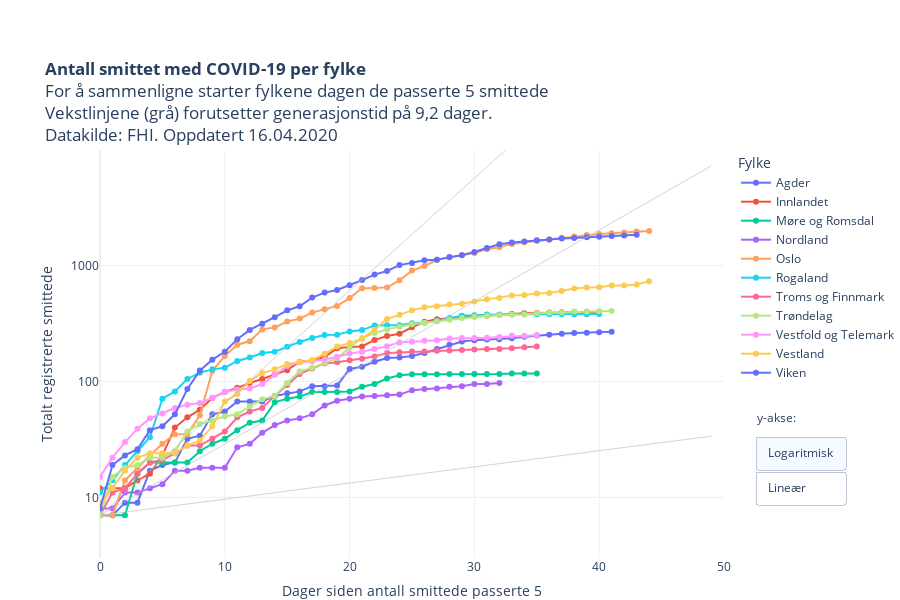

The cell this chart's notebook holds for it:
### Code cell
import plotly.graph_objects as go

kategori = [i for i in restart["Fylke"].unique()]
kategori.sort()

fig = px.scatter(restart, 
                 x="level_1", 
                 y="value", 
                 color="Fylke",
                 hover_name="Fylke",
                 hover_data=["RHF", "variable", "value"],
                 #animation_frame="variable",
                 #animation_group="RHF",
                 log_y=True,
                 height=600,
                 #category_orders={"Fylke": kategori}, 
                 #color_discrete_sequence=colorlist,
                 template = "plotly_white",
                 range_y=[3,9900],
                 range_x=[0,50],
                 title = "<b>Antall smittet med COVID-19 per fylke</b><br>For å sammenligne starter fylkene dagen de passerte 5 smittede<br>Vekstlinjene (grå) forutsetter generasjonstid på 9,2 dager.<br>Datakilde: FHI. Oppdatert "+datetime.today().strftime('%d.%m.%Y'),
                 labels = {"level_1": "Dager siden antall smittede passerte 5", "variable": "Dato", "value": "Totalt registrerte smittede"}    
                )


fig.update_traces(mode="markers+lines")


fig.add_trace(go.Scatter(x=np.arange(50), 
                        y=np.fv(((1.3-1)/9.2),np.arange(50),0,-7, when="begin"), 
                        mode='lines',
                        name="R<sub>t</sub>=1,3",
                        hoverinfo="name",
                        showlegend=False,
                        line=dict(
                            color="rgba(192,192,192,0.7)",
                            width=1
                               )))

fig.add_trace(go.Scatter(x=np.arange(50), 
                        y=np.fv(((2.4-1)/9.2),np.arange(50),0,-7, when="begin"), 
                        mode='lines',
                        name="R<sub>t</sub>=2,4",
                        hoverinfo="name",
                        showlegend=False,
                        line=dict(
                            color="rgba(192,192,192,0.7)",
                            width=1
                               )))

fig.add_trace(go.Scatter(x=np.arange(50), 
                        y=np.fv(((3.3-1)/9.2),np.arange(40),0,-7, when="begin"), 
                        mode='lines',
                        name="R<sub>t</sub>=3,3",
                        showlegend=False,
                        hoverinfo="name",
                        line=dict(
                            color="rgba(192,192,192,0.7)",
                            width=1
                               )))

    
fig.update_layout(
    updatemenus = list([
    dict(type="buttons", 
         #direction="left", 
         active=0,
         buttons=list([
            dict(label='Logaritmisk',
                 method='update',
                 args=[{'visible': [True]},
                       {'yaxis': {'type': 'log',
                                  "title": "Totalt registrerte smittede (log)",
                                  #"range":[0,9900],
                                  "nticks":4}}]),
            dict(label='Lineær',
                 method='update',
                 args=[{'visible': [True]},
                       {'yaxis': {'type': 'linear',
                                  "title": "Totalt registrerte smittede",
                                  "range":[0,2000]}}])
            ]),
            showactive=True,
            x=1.05,
            xanchor="left",
            y=0.3,
            yanchor="top"
        )
    ]))


fig.update_yaxes(nticks=4)

fig.update_layout(autosize=True,
    margin=dict(l=100, r=100, t=150, b=0),
    paper_bgcolor='rgba(0, 0, 0, 0)',
    annotations=[dict(text="y-akse:", showarrow=False, x=1.05, xanchor="left", yanchor="top", y=0.37, yref="paper", xref="paper", align="left")]),
    #plot_bgcolor='rgb(248, 248, 255),'
    

py.plot(fig, filename='COVID19_antall_per_fylke.html', auto_open=False)
fig.show()

### Figure 1 — Plotly figure (JSON) as saved in the notebook; plotly's stock layout.template omitted (floating-point values rounded to 4 significant figures; data arrays with more than 128 entries replaced by an {"elided": "..."} marker saying what was removed)
{"data": [{"customdata": [["Helse Sør-Øst", "05 Mar", 7], ["Helse Sør-Øst", "06 Mar", 7], ["Helse Sør-Øst", "07 Mar", 9], ["Helse Sør-Øst", "08 Mar", 9], ["Helse Sør-Øst", "09 Mar", 17], ["Helse Sør-Øst", "10 Mar", 19], ["Helse Sør-Øst", "11 Mar", 20], ["Helse Sør-Øst", "12 Mar", 32], ["Helse Sør-Øst", "13 Mar", 34], ["Helse Sør-Øst", "14 Mar", 52], ["Helse Sør-Øst", "15 Mar", 55], ["Helse Sør-Øst", "16 Mar", 67], ["Helse Sør-Øst", "17 Mar", 67], ["Helse Sør-Øst", "18 Mar", 67], ["Helse Sør-Øst", "19 Mar", 75], ["Helse Sør-Øst", "20 Mar", 79], ["Helse Sør-Øst", "21 Mar", 82], ["Helse Sør-Øst", "22 Mar", 91], ["Helse Sør-Øst", "23 Mar", 91], ["Helse Sør-Øst", "24 Mar", 92], ["Helse Sør-Øst", "25 Mar", 128], ["Helse Sør-Øst", "26 Mar", 134], ["Helse Sør-Øst", "27 Mar", 148], ["Helse Sør-Øst", "28 Mar", 159], ["Helse Sør-Øst", "29 Mar", 161], ["Helse Sør-Øst", "30 Mar", 166], ["Helse Sør-Øst", "31 Mar", 176], ["Helse Sør-Øst", "01 Apr", 190], ["Helse Sør-Øst", "02 Apr", 207], ["Helse Sør-Øst", "03 Apr", 221], ["Helse Sør-Øst", "04 Apr", 227], ["Helse Sør-Øst", "05 Apr", 230], ["Helse Sør-Øst", "06 Apr", 231], ["Helse Sør-Øst", "07 Apr", 236], ["Helse Sør-Øst", "08 Apr", 243], ["Helse Sør-Øst", "09 Apr", 249], ["Helse Sør-Øst", "10 Apr", 253], ["Helse Sør-Øst", "11 Apr", 258], ["Helse Sør-Øst", "12 Apr", 261], ["Helse Sør-Øst", "13 Apr", 263], ["Helse Sør-Øst", "14 Apr", 266], ["Helse Sør-Øst", "15 Apr", 268]], "hoverlabel": {"namelength": 0}, "hovertemplate": "<b>%{hovertext}</b><br><br>Fylke=Agder<br>Dager siden antall smittede passerte 5=%{x}<br>Totalt registrerte smittede=%{customdata[2]}<br>RHF=%{customdata[0]}<br>Dato=%{customdata[1]}", "hovertext": ["Agder", "Agder", "Agder", "Agder", "Agder", "Agder", "Agder", "Agder", "Agder", "Agder", "Agder", "Agder", "Agder", "Agder", "Agder", "Agder", "Agder", "Agder", "Agder", "Agder", "Agder", "Agder", "Agder", "Agder", "Agder", "Agder", "Agder", "Agder", "Agder", "Agder", "Agder", "Agder", "Agder", "Agder", "Agder", "Agder", "Agder", "Agder", "Agder", "Agder", "Agder", "Agder"], "legendgroup": "Agder", "marker": {"color": "#636efa", "symbol": "circle"}, "mode": "markers+lines", "name": "Agder", "showlegend": true, "type": "scatter", "x": [0, 1, 2, 3, 4, 5, 6, 7, 8, 9, 10, 11, 12, 13, 14, 15, 16, 17, 18, 19, 20, 21, 22, 23, 24, 25, 26, 27, 28, 29, 30, 31, 32, 33, 34, 35, 36, 37, 38, 39, 40, 41], "xaxis": "x", "y": [7, 7, 9, 9, 17, 19, 20, 32, 34, 52, 55, 67, 67, 67, 75, 79, 82, 91, 91, 92, 128, 134, 148, 159, 161, 166, 176, 190, 207, 221, 227, 230, 231, 236, 243, 249, 253, 258, 261, 263, 266, 268], "yaxis": "y"}, {"customdata": [["Helse Sør-Øst", "06 Mar", 12], ["Helse Sør-Øst", "07 Mar", 12], ["Helse Sør-Øst", "08 Mar", 12], ["Helse Sør-Øst", "09 Mar", 14], ["Helse Sør-Øst", "10 Mar", 16], ["Helse Sør-Øst", "11 Mar", 23], ["Helse Sør-Øst", "12 Mar", 40], ["Helse Sør-Øst", "13 Mar", 49], ["Helse Sør-Øst", "14 Mar", 57], ["Helse Sør-Øst", "15 Mar", 72], ["Helse Sør-Øst", "16 Mar", 81], ["Helse Sør-Øst", "17 Mar", 88], ["Helse Sør-Øst", "18 Mar", 97], ["Helse Sør-Øst", "19 Mar", 105], ["Helse Sør-Øst", "20 Mar", 115], ["Helse Sør-Øst", "21 Mar", 125], ["Helse Sør-Øst", "22 Mar", 148], ["Helse Sør-Øst", "23 Mar", 151], ["Helse Sør-Øst", "24 Mar", 163], ["Helse Sør-Øst", "25 Mar", 193], ["Helse Sør-Øst", "26 Mar", 198], ["Helse Sør-Øst", "27 Mar", 200], ["Helse Sør-Øst", "28 Mar", 228], ["Helse Sør-Øst", "29 Mar", 246], ["Helse Sør-Øst", "30 Mar", 258], ["Helse Sør-Øst", "31 Mar", 293], ["Helse Sør-Øst", "01 Apr", 327], ["Helse Sør-Øst", "02 Apr", 344], ["Helse Sør-Øst", "03 Apr", 350], ["Helse Sør-Øst", "04 Apr", 360], ["Helse Sør-Øst", "05 Apr", 362], ["Helse Sør-Øst", "06 Apr", 369], ["Helse Sør-Øst", "07 Apr", 373], ["Helse Sør-Øst", "08 Apr", 381], ["Helse Sør-Øst", "09 Apr", 387], ["Helse Sør-Øst", "10 Apr", 389], ["Helse Sør-Øst", "11 Apr", 392], ["Helse Sør-Øst", "12 Apr", 395], ["Helse Sør-Øst", "13 Apr", 396], ["Helse Sør-Øst", "14 Apr", 398], ["Helse Sør-Øst", "15 Apr", 399]], "hoverlabel": {"namelength": 0}, "hovertemplate": "<b>%{hovertext}</b><br><br>Fylke=Innlandet<br>Dager siden antall smittede passerte 5=%{x}<br>Totalt registrerte smittede=%{customdata[2]}<br>RHF=%{customdata[0]}<br>Dato=%{customdata[1]}", "hovertext": ["Innlandet", "Innlandet", "Innlandet", "Innlandet", "Innlandet", "Innlandet", "Innlandet", "Innlandet", "Innlandet", "Innlandet", "Innlandet", "Innlandet", "Innlandet", "Innlandet", "Innlandet", "Innlandet", "Innlandet", "Innlandet", "Innlandet", "Innlandet", "Innlandet", "Innlandet", "Innlandet", "Innlandet", "Innlandet", "Innlandet", "Innlandet", "Innlandet", "Innlandet", "Innlandet", "Innlandet", "Innlandet", "Innlandet", "Innlandet", "Innlandet", "Innlandet", "Innlandet", "Innlandet", "Innlandet", "Innlandet", "Innlandet"], "legendgroup": "Innlandet", "marker": {"color": "#EF553B", "symbol": "circle"}, "mode": "markers+lines", "name": "Innlandet", "showlegend": true, "type": "scatter", "x": [0, 1, 2, 3, 4, 5, 6, 7, 8, 9, 10, 11, 12, 13, 14, 15, 16, 17, 18, 19, 20, 21, 22, 23, 24, 25, 26, 27, 28, 29, 30, 31, 32, 33, 34, 35, 36, 37, 38, 39, 40], "xaxis": "x", "y": [12, 12, 12, 14, 16, 23, 40, 49, 57, 72, 81, 88, 97, 105, 115, 125, 148, 151, 163, 193, 198, 200, 228, 246, 258, 293, 327, 344, 350, 360, 362, 369, 373, 381, 387, 389, 392, 395, 396, 398, 399], "yaxis": "y"}, {"customdata": [["Helse Midt-Norge", "11 Mar", 7], ["Helse Midt-Norge", "12 Mar", 7], ["Helse Midt-Norge", "13 Mar", 7], ["Helse Midt-Norge", "14 Mar", 16], ["Helse Midt-Norge", "15 Mar", 20], ["Helse Midt-Norge", "16 Mar", 20], ["Helse Midt-Norge", "17 Mar", 20], ["Helse Midt-Norge", "18 Mar", 20], ["Helse Midt-Norge", "19 Mar", 25], ["Helse Midt-Norge", "20 Mar", 29], ["Helse Midt-Norge", "21 Mar", 32], ["Helse Midt-Norge", "22 Mar", 38], ["Helse Midt-Norge", "23 Mar", 44], ["Helse Midt-Norge", "24 Mar", 46], ["Helse Midt-Norge", "25 Mar", 66], ["Helse Midt-Norge", "26 Mar", 71], ["Helse Midt-Norge", "27 Mar", 74], ["Helse Midt-Norge", "28 Mar", 81], ["Helse Midt-Norge", "29 Mar", 81], ["Helse Midt-Norge", "30 Mar", 81], ["Helse Midt-Norge", "31 Mar", 82], ["Helse Midt-Norge", "01 Apr", 90], ["Helse Midt-Norge", "02 Apr", 95], ["Helse Midt-Norge", "03 Apr", 106], ["Helse Midt-Norge", "04 Apr", 113], ["Helse Midt-Norge", "05 Apr", 115], ["Helse Midt-Norge", "06 Apr", 115], ["Helse Midt-Norge", "07 Apr", 115], ["Helse Midt-Norge", "08 Apr", 116], ["Helse Midt-Norge", "09 Apr", 116], ["Helse Midt-Norge", "10 Apr", 116], ["Helse Midt-Norge", "11 Apr", 116], ["Helse Midt-Norge", "12 Apr", 116], ["Helse Midt-Norge", "13 Apr", 117], ["Helse Midt-Norge", "14 Apr", 117], ["Helse Midt-Norge", "15 Apr", 117]], "hoverlabel": {"namelength": 0}, "hovertemplate": "<b>%{hovertext}</b><br><br>Fylke=Møre og Romsdal<br>Dager siden antall smittede passerte 5=%{x}<br>Totalt registrerte smittede=%{customdata[2]}<br>RHF=%{customdata[0]}<br>Dato=%{customdata[1]}", "hovertext": ["Møre og Romsdal", "Møre og Romsdal", "Møre og Romsdal", "Møre og Romsdal", "Møre og Romsdal", "Møre og Romsdal", "Møre og Romsdal", "Møre og Romsdal", "Møre og Romsdal", "Møre og Romsdal", "Møre og Romsdal", "Møre og Romsdal", "Møre og Romsdal", "Møre og Romsdal", "Møre og Romsdal", "Møre og Romsdal", "Møre og Romsdal", "Møre og Romsdal", "Møre og Romsdal", "Møre og Romsdal", "Møre og Romsdal", "Møre og Romsdal", "Møre og Romsdal", "Møre og Romsdal", "Møre og Romsdal", "Møre og Romsdal", "Møre og Romsdal", "Møre og Romsdal", "Møre og Romsdal", "Møre og Romsdal", "Møre og Romsdal", "Møre og Romsdal", "Møre og Romsdal", "Møre og Romsdal", "Møre og Romsdal", "Møre og Romsdal"], "legendgroup": "Møre og Romsdal", "marker": {"color": "#00cc96", "symbol": "circle"}, "mode": "markers+lines", "name": "Møre og Romsdal", "showlegend": true, "type": "scatter", "x": [0, 1, 2, 3, 4, 5, 6, 7, 8, 9, 10, 11, 12, 13, 14, 15, 16, 17, 18, 19, 20, 21, 22, 23, 24, 25, 26, 27, 28, 29, 30, 31, 32, 33, 34, 35], "xaxis": "x", "y": [7, 7, 7, 16, 20, 20, 20, 20, 25, 29, 32, 38, 44, 46, 66, 71, 74, 81, 81, 81, 82, 90, 95, 106, 113, 115, 115, 115, 116, 116, 116, 116, 116, 117, 117, 117], "yaxis": "y"}, {"customdata": [["Helse Nord", "14 Mar", 8], ["Helse Nord", "15 Mar", 8], ["Helse Nord", "16 Mar", 11], ["Helse Nord", "17 Mar", 11], ["Helse Nord", "18 Mar", 12], ["Helse Nord", "19 Mar", 13], ["Helse Nord", "20 Mar", 17], ["Helse Nord", "21 Mar", 17], ["Helse Nord", "22 Mar", 18], ["Helse Nord", "23 Mar", 18], ["Helse Nord", "24 Mar", 18], ["Helse Nord", "25 Mar", 27], ["Helse Nord", "26 Mar", 29], ["Helse Nord", "27 Mar", 36], ["Helse Nord", "28 Mar", 42], ["Helse Nord", "29 Mar", 46], ["Helse Nord", "30 Mar", 48], ["Helse Nord", "31 Mar", 52], ["Helse Nord", "01 Apr", 62], ["Helse Nord", "02 Apr", 68], ["Helse Nord", "03 Apr", 71], ["Helse Nord", "04 Apr", 74], ["Helse Nord", "05 Apr", 75], ["Helse Nord", "06 Apr", 76], ["Helse Nord", "07 Apr", 77], ["Helse Nord", "08 Apr", 84], ["Helse Nord", "09 Apr", 86], ["Helse Nord", "10 Apr", 87], ["Helse Nord", "11 Apr", 90], ["Helse Nord", "12 Apr", 91], ["Helse Nord", "13 Apr", 95], ["Helse Nord", "14 Apr", 95], ["Helse Nord", "15 Apr", 97]], "hoverlabel": {"namelength": 0}, "hovertemplate": "<b>%{hovertext}</b><br><br>Fylke=Nordland<br>Dager siden antall smittede passerte 5=%{x}<br>Totalt registrerte smittede=%{customdata[2]}<br>RHF=%{customdata[0]}<br>Dato=%{customdata[1]}", "hovertext": ["Nordland", "Nordland", "Nordland", "Nordland", "Nordland", "Nordland", "Nordland", "Nordland", "Nordland", "Nordland", "Nordland", "Nordland", "Nordland", "Nordland", "Nordland", "Nordland", "Nordland", "Nordland", "Nordland", "Nordland", "Nordland", "Nordland", "Nordland", "Nordland", "Nordland", "Nordland", "Nordland", "Nordland", "Nordland", "Nordland", "Nordland", "Nordland", "Nordland"], "legendgroup": "Nordland", "marker": {"color": "#ab63fa", "symbol": "circle"}, "mode": "markers+lines", "name": "Nordland", "showlegend": true, "type": "scatter", "x": [0, 1, 2, 3, 4, 5, 6, 7, 8, 9, 10, 11, 12, 13, 14, 15, 16, 17, 18, 19, 20, 21, 22, 23, 24, 25, 26, 27, 28, 29, 30, 31, 32], "xaxis": "x", "y": [8, 8, 11, 11, 12, 13, 17, 17, 18, 18, 18, 27, 29, 36, 42, 46, 48, 52, 62, 68, 71, 74, 75, 76, 77, 84, 86, 87, 90, 91, 95, 95, 97], "yaxis": "y"}, {"customdata": {"elided": "45x3 mixed values"}, "hoverlabel": {"namelength": 0}, "hovertemplate": "<b>%{hovertext}</b><br><br>Fylke=Oslo<br>Dager siden antall smittede passerte 5=%{x}<br>Totalt registrerte smittede=%{customdata[2]}<br>RHF=%{customdata[0]}<br>Dato=%{customdata[1]}", "hovertext": ["Oslo", "Oslo", "Oslo", "Oslo", "Oslo", "Oslo", "Oslo", "Oslo", "Oslo", "Oslo", "Oslo", "Oslo", "Oslo", "Oslo", "Oslo", "Oslo", "Oslo", "Oslo", "Oslo", "Oslo", "Oslo", "Oslo", "Oslo", "Oslo", "Oslo", "Oslo", "Oslo", "Oslo", "Oslo", "Oslo", "Oslo", "Oslo", "Oslo", "Oslo", "Oslo", "Oslo", "Oslo", "Oslo", "Oslo", "Oslo", "Oslo", "Oslo", "Oslo", "Oslo", "Oslo"], "legendgroup": "Oslo", "marker": {"color": "#FFA15A", "symbol": "circle"}, "mode": "markers+lines", "name": "Oslo", "showlegend": true, "type": "scatter", "x": [0, 1, 2, 3, 4, 5, 6, 7, 8, 9, 10, 11, 12, 13, 14, 15, 16, 17, 18, 19, 20, 21, 22, 23, 24, 25, 26, 27, 28, 29, 30, 31, 32, 33, 34, 35, 36, 37, 38, 39, 40, 41, 42, 43, 44], "xaxis": "x", "y": [7, 7, 14, 18, 23, 29, 35, 35, 51, 123, 166, 207, 222, 281, 292, 329, 348, 392, 419, 448, 523, 636, 640, 647, 744, 903, 989, 1118, 1169, 1233, 1281, 1379, 1438, 1534, 1582, 1626, 1673, 1730, 1780, 1827, 1866, 1893, 1926, 1960, 1985], "yaxis": "y"}, {"customdata": [["Helse Vest", "06 Mar", 11], ["Helse Vest", "07 Mar", 14], ["Helse Vest", "08 Mar", 19], ["Helse Vest", "09 Mar", 25], ["Helse Vest", "10 Mar", 33], ["Helse Vest", "11 Mar", 71], ["Helse Vest", "12 Mar", 82], ["Helse Vest", "13 Mar", 105], ["Helse Vest", "14 Mar", 119], ["Helse Vest", "15 Mar", 127], ["Helse Vest", "16 Mar", 131], ["Helse Vest", "17 Mar", 150], ["Helse Vest", "18 Mar", 161], ["Helse Vest", "19 Mar", 176], ["Helse Vest", "20 Mar", 180], ["Helse Vest", "21 Mar", 199], ["Helse Vest", "22 Mar", 219], ["Helse Vest", "23 Mar", 237], ["Helse Vest", "24 Mar", 251], ["Helse Vest", "25 Mar", 253], ["Helse Vest", "26 Mar", 270], ["Helse Vest", "27 Mar", 277], ["Helse Vest", "28 Mar", 304], ["Helse Vest", "29 Mar", 305], ["Helse Vest", "30 Mar", 305], ["Helse Vest", "31 Mar", 317], ["Helse Vest", "01 Apr", 321], ["Helse Vest", "02 Apr", 332], ["Helse Vest", "03 Apr", 351], ["Helse Vest", "04 Apr", 368], ["Helse Vest", "05 Apr", 372], ["Helse Vest", "06 Apr", 377], ["Helse Vest", "07 Apr", 378], ["Helse Vest", "08 Apr", 379], ["Helse Vest", "09 Apr", 379], ["Helse Vest", "10 Apr", 379], ["Helse Vest", "11 Apr", 379], ["Helse Vest", "12 Apr", 380], ["Helse Vest", "13 Apr", 380], ["Helse Vest", "14 Apr", 380], ["Helse Vest", "15 Apr", 382]], "hoverlabel": {"namelength": 0}, "hovertemplate": "<b>%{hovertext}</b><br><br>Fylke=Rogaland<br>Dager siden antall smittede passerte 5=%{x}<br>Totalt registrerte smittede=%{customdata[2]}<br>RHF=%{customdata[0]}<br>Dato=%{customdata[1]}", "hovertext": ["Rogaland", "Rogaland", "Rogaland", "Rogaland", "Rogaland", "Rogaland", "Rogaland", "Rogaland", "Rogaland", "Rogaland", "Rogaland", "Rogaland", "Rogaland", "Rogaland", "Rogaland", "Rogaland", "Rogaland", "Rogaland", "Rogaland", "Rogaland", "Rogaland", "Rogaland", "Rogaland", "Rogaland", "Rogaland", "Rogaland", "Rogaland", "Rogaland", "Rogaland", "Rogaland", "Rogaland", "Rogaland", "Rogaland", "Rogaland", "Rogaland", "Rogaland", "Rogaland", "Rogaland", "Rogaland", "Rogaland", "Rogaland"], "legendgroup": "Rogaland", "marker": {"color": "#19d3f3", "symbol": "circle"}, "mode": "markers+lines", "name": "Rogaland", "showlegend": true, "type": "scatter", "x": [0, 1, 2, 3, 4, 5, 6, 7, 8, 9, 10, 11, 12, 13, 14, 15, 16, 17, 18, 19, 20, 21, 22, 23, 24, 25, 26, 27, 28, 29, 30, 31, 32, 33, 34, 35, 36, 37, 38, 39, 40], "xaxis": "x", "y": [11, 14, 19, 25, 33, 71, 82, 105, 119, 127, 131, 150, 161, 176, 180, 199, 219, 237, 251, 253, 270, 277, 304, 305, 305, 317, 321, 332, 351, 368, 372, 377, 378, 379, 379, 379, 379, 380, 380, 380, 382], "yaxis": "y"}, {"customdata": [["Helse Nord", "11 Mar", 7], ["Helse Nord", "12 Mar", 11], ["Helse Nord", "13 Mar", 12], ["Helse Nord", "14 Mar", 16], ["Helse Nord", "15 Mar", 20], ["Helse Nord", "16 Mar", 21], ["Helse Nord", "17 Mar", 24], ["Helse Nord", "18 Mar", 28], ["Helse Nord", "19 Mar", 28], ["Helse Nord", "20 Mar", 32], ["Helse Nord", "21 Mar", 37], ["Helse Nord", "22 Mar", 49], ["Helse Nord", "23 Mar", 55], ["Helse Nord", "24 Mar", 59], ["Helse Nord", "25 Mar", 75], ["Helse Nord", "26 Mar", 93], ["Helse Nord", "27 Mar", 116], ["Helse Nord", "28 Mar", 129], ["Helse Nord", "29 Mar", 143], ["Helse Nord", "30 Mar", 146], ["Helse Nord", "31 Mar", 152], ["Helse Nord", "01 Apr", 157], ["Helse Nord", "02 Apr", 164], ["Helse Nord", "03 Apr", 176], ["Helse Nord", "04 Apr", 178], ["Helse Nord", "05 Apr", 181], ["Helse Nord", "06 Apr", 181], ["Helse Nord", "07 Apr", 184], ["Helse Nord", "08 Apr", 185], ["Helse Nord", "09 Apr", 187], ["Helse Nord", "10 Apr", 188], ["Helse Nord", "11 Apr", 190], ["Helse Nord", "12 Apr", 190], ["Helse Nord", "13 Apr", 193], ["Helse Nord", "14 Apr", 197], ["Helse Nord", "15 Apr", 200]], "hoverlabel": {"namelength": 0}, "hovertemplate": "<b>%{hovertext}</b><br><br>Fylke=Troms og Finnmark<br>Dager siden antall smittede passerte 5=%{x}<br>Totalt registrerte smittede=%{customdata[2]}<br>RHF=%{customdata[0]}<br>Dato=%{customdata[1]}", "hovertext": ["Troms og Finnmark", "Troms og Finnmark", "Troms og Finnmark", "Troms og Finnmark", "Troms og Finnmark", "Troms og Finnmark", "Troms og Finnmark", "Troms og Finnmark", "Troms og Finnmark", "Troms og Finnmark", "Troms og Finnmark", "Troms og Finnmark", "Troms og Finnmark", "Troms og Finnmark", "Troms og Finnmark", "Troms og Finnmark", "Troms og Finnmark", "Troms og Finnmark", "Troms og Finnmark", "Troms og Finnmark", "Troms og Finnmark", "Troms og Finnmark", "Troms og Finnmark", "Troms og Finnmark", "Troms og Finnmark", "Troms og Finnmark", "Troms og Finnmark", "Troms og Finnmark", "Troms og Finnmark", "Troms og Finnmark", "Troms og Finnmark", "Troms og Finnmark", "Troms og Finnmark", "Troms og Finnmark", "Troms og Finnmark", "Troms og Finnmark"], "legendgroup": "Troms og Finnmark", "marker": {"color": "#FF6692", "symbol": "circle"}, "mode": "markers+lines", "name": "Troms og Finnmark", "showlegend": true, "type": "scatter", "x": [0, 1, 2, 3, 4, 5, 6, 7, 8, 9, 10, 11, 12, 13, 14, 15, 16, 17, 18, 19, 20, 21, 22, 23, 24, 25, 26, 27, 28, 29, 30, 31, 32, 33, 34, 35], "xaxis": "x", "y": [7, 11, 12, 16, 20, 21, 24, 28, 28, 32, 37, 49, 55, 59, 75, 93, 116, 129, 143, 146, 152, 157, 164, 176, 178, 181, 181, 184, 185, 187, 188, 190, 190, 193, 197, 200], "yaxis": "y"}, {"customdata": [["Helse Midt-Norge", "05 Mar", 7], ["Helse Midt-Norge", "06 Mar", 15], ["Helse Midt-Norge", "07 Mar", 18], ["Helse Midt-Norge", "08 Mar", 19], ["Helse Midt-Norge", "09 Mar", 22], ["Helse Midt-Norge", "10 Mar", 22], ["Helse Midt-Norge", "11 Mar", 25], ["Helse Midt-Norge", "12 Mar", 37], ["Helse Midt-Norge", "13 Mar", 43], ["Helse Midt-Norge", "14 Mar", 46], ["Helse Midt-Norge", "15 Mar", 50], ["Helse Midt-Norge", "16 Mar", 52], ["Helse Midt-Norge", "17 Mar", 61], ["Helse Midt-Norge", "18 Mar", 70], ["Helse Midt-Norge", "19 Mar", 75], ["Helse Midt-Norge", "20 Mar", 97], ["Helse Midt-Norge", "21 Mar", 122], ["Helse Midt-Norge", "22 Mar", 131], ["Helse Midt-Norge", "23 Mar", 144], ["Helse Midt-Norge", "24 Mar", 158], ["Helse Midt-Norge", "25 Mar", 196], ["Helse Midt-Norge", "26 Mar", 236], ["Helse Midt-Norge", "27 Mar", 261], ["Helse Midt-Norge", "28 Mar", 281], ["Helse Midt-Norge", "29 Mar", 296], ["Helse Midt-Norge", "30 Mar", 311], ["Helse Midt-Norge", "31 Mar", 320], ["Helse Midt-Norge", "01 Apr", 330], ["Helse Midt-Norge", "02 Apr", 340], ["Helse Midt-Norge", "03 Apr", 352], ["Helse Midt-Norge", "04 Apr", 361], ["Helse Midt-Norge", "05 Apr", 369], ["Helse Midt-Norge", "06 Apr", 372], ["Helse Midt-Norge", "07 Apr", 375], ["Helse Midt-Norge", "08 Apr", 377], ["Helse Midt-Norge", "09 Apr", 388], ["Helse Midt-Norge", "10 Apr", 391], ["Helse Midt-Norge", "11 Apr", 393], ["Helse Midt-Norge", "12 Apr", 400], ["Helse Midt-Norge", "13 Apr", 400], ["Helse Midt-Norge", "14 Apr", 403], ["Helse Midt-Norge", "15 Apr", 405]], "hoverlabel": {"namelength": 0}, "hovertemplate": "<b>%{hovertext}</b><br><br>Fylke=Trøndelag<br>Dager siden antall smittede passerte 5=%{x}<br>Totalt registrerte smittede=%{customdata[2]}<br>RHF=%{customdata[0]}<br>Dato=%{customdata[1]}", "hovertext": ["Trøndelag", "Trøndelag", "Trøndelag", "Trøndelag", "Trøndelag", "Trøndelag", "Trøndelag", "Trøndelag", "Trøndelag", "Trøndelag", "Trøndelag", "Trøndelag", "Trøndelag", "Trøndelag", "Trøndelag", "Trøndelag", "Trøndelag", "Trøndelag", "Trøndelag", "Trøndelag", "Trøndelag", "Trøndelag", "Trøndelag", "Trøndelag", "Trøndelag", "Trøndelag", "Trøndelag", "Trøndelag", "Trøndelag", "Trøndelag", "Trøndelag", "Trøndelag", "Trøndelag", "Trøndelag", "Trøndelag", "Trøndelag", "Trøndelag", "Trøndelag", "Trøndelag", "Trøndelag", "Trøndelag", "Trøndelag"], "legendgroup": "Trøndelag", "marker": {"color": "#B6E880", "symbol": "circle"}, "mode": "markers+lines", "name": "Trøndelag", "showlegend": true, "type": "scatter", "x": [0, 1, 2, 3, 4, 5, 6, 7, 8, 9, 10, 11, 12, 13, 14, 15, 16, 17, 18, 19, 20, 21, 22, 23, 24, 25, 26, 27, 28, 29, 30, 31, 32, 33, 34, 35, 36, 37, 38, 39, 40, 41], "xaxis": "x", "y": [7, 15, 18, 19, 22, 22, 25, 37, 43, 46, 50, 52, 61, 70, 75, 97, 122, 131, 144, 158, 196, 236, 261, 281, 296, 311, 320, 330, 340, 352, 361, 369, 372, 375, 377, 388, 391, 393, 400, 400, 403, 405], "yaxis": "y"}, {"customdata": [["Helse Sør-Øst", "11 Mar", 15], ["Helse Sør-Øst", "12 Mar", 22], ["Helse Sør-Øst", "13 Mar", 30], ["Helse Sør-Øst", "14 Mar", 39], ["Helse Sør-Øst", "15 Mar", 48], ["Helse Sør-Øst", "16 Mar", 53], ["Helse Sør-Øst", "17 Mar", 59], ["Helse Sør-Øst", "18 Mar", 63], ["Helse Sør-Øst", "19 Mar", 65], ["Helse Sør-Øst", "20 Mar", 72], ["Helse Sør-Øst", "21 Mar", 81], ["Helse Sør-Øst", "22 Mar", 85], ["Helse Sør-Øst", "23 Mar", 87], ["Helse Sør-Øst", "24 Mar", 95], ["Helse Sør-Øst", "25 Mar", 114], ["Helse Sør-Øst", "26 Mar", 136], ["Helse Sør-Øst", "27 Mar", 146], ["Helse Sør-Øst", "28 Mar", 149], ["Helse Sør-Øst", "29 Mar", 154], ["Helse Sør-Øst", "30 Mar", 163], ["Helse Sør-Øst", "31 Mar", 174], ["Helse Sør-Øst", "01 Apr", 180], ["Helse Sør-Øst", "02 Apr", 190], ["Helse Sør-Øst", "03 Apr", 201], ["Helse Sør-Øst", "04 Apr", 217], ["Helse Sør-Øst", "05 Apr", 220], ["Helse Sør-Øst", "06 Apr", 224], ["Helse Sør-Øst", "07 Apr", 226], ["Helse Sør-Øst", "08 Apr", 234], ["Helse Sør-Øst", "09 Apr", 237], ["Helse Sør-Øst", "10 Apr", 237], ["Helse Sør-Øst", "11 Apr", 238], ["Helse Sør-Øst", "12 Apr", 241], ["Helse Sør-Øst", "13 Apr", 247], ["Helse Sør-Øst", "14 Apr", 247], ["Helse Sør-Øst", "15 Apr", 250]], "hoverlabel": {"namelength": 0}, "hovertemplate": "<b>%{hovertext}</b><br><br>Fylke=Vestfold og Telemark<br>Dager siden antall smittede passerte 5=%{x}<br>Totalt registrerte smittede=%{customdata[2]}<br>RHF=%{customdata[0]}<br>Dato=%{customdata[1]}", "hovertext": ["Vestfold og Telemark", "Vestfold og Telemark", "Vestfold og Telemark", "Vestfold og Telemark", "Vestfold og Telemark", "Vestfold og Telemark", "Vestfold og Telemark", "Vestfold og Telemark", "Vestfold og Telemark", "Vestfold og Telemark", "Vestfold og Telemark", "Vestfold og Telemark", "Vestfold og Telemark", "Vestfold og Telemark", "Vestfold og Telemark", "Vestfold og Telemark", "Vestfold og Telemark", "Vestfold og Telemark", "Vestfold og Telemark", "Vestfold og Telemark", "Vestfold og Telemark", "Vestfold og Telemark", "Vestfold og Telemark", "Vestfold og Telemark", "Vestfold og Telemark", "Vestfold og Telemark", "Vestfold og Telemark", "Vestfold og Telemark", "Vestfold og Telemark", "Vestfold og Telemark", "Vestfold og Telemark", "Vestfold og Telemark", "Vestfold og Telemark", "Vestfold og Telemark", "Vestfold og Telemark", "Vestfold og Telemark"], "legendgroup": "Vestfold og Telemark", "marker": {"color": "#FF97FF", "symbol": "circle"}, "mode": "markers+lines", "name": "Vestfold og Telemark", "showlegend": true, "type": "scatter", "x": [0, 1, 2, 3, 4, 5, 6, 7, 8, 9, 10, 11, 12, 13, 14, 15, 16, 17, 18, 19, 20, 21, 22, 23, 24, 25, 26, 27, 28, 29, 30, 31, 32, 33, 34, 35], "xaxis": "x", "y": [15, 22, 30, 39, 48, 53, 59, 63, 65, 72, 81, 85, 87, 95, 114, 136, 146, 149, 154, 163, 174, 180, 190, 201, 217, 220, 224, 226, 234, 237, 237, 238, 241, 247, 247, 250], "yaxis": "y"}, {"customdata": {"elided": "45x3 mixed values"}, "hoverlabel": {"namelength": 0}, "hovertemplate": "<b>%{hovertext}</b><br><br>Fylke=Vestland<br>Dager siden antall smittede passerte 5=%{x}<br>Totalt registrerte smittede=%{customdata[2]}<br>RHF=%{customdata[0]}<br>Dato=%{customdata[1]}", "hovertext": ["Vestland", "Vestland", "Vestland", "Vestland", "Vestland", "Vestland", "Vestland", "Vestland", "Vestland", "Vestland", "Vestland", "Vestland", "Vestland", "Vestland", "Vestland", "Vestland", "Vestland", "Vestland", "Vestland", "Vestland", "Vestland", "Vestland", "Vestland", "Vestland", "Vestland", "Vestland", "Vestland", "Vestland", "Vestland", "Vestland", "Vestland", "Vestland", "Vestland", "Vestland", "Vestland", "Vestland", "Vestland", "Vestland", "Vestland", "Vestland", "Vestland", "Vestland", "Vestland", "Vestland", "Vestland"], "legendgroup": "Vestland", "marker": {"color": "#FECB52", "symbol": "circle"}, "mode": "markers+lines", "name": "Vestland", "showlegend": true, "type": "scatter", "x": [0, 1, 2, 3, 4, 5, 6, 7, 8, 9, 10, 11, 12, 13, 14, 15, 16, 17, 18, 19, 20, 21, 22, 23, 24, 25, 26, 27, 28, 29, 30, 31, 32, 33, 34, 35, 36, 37, 38, 39, 40, 41, 42, 43, 44], "xaxis": "x", "y": [9, 12, 17, 22, 24, 24, 24, 28, 31, 41, 67, 78, 101, 118, 127, 141, 147, 153, 173, 200, 214, 234, 279, 346, 375, 410, 436, 445, 460, 467, 490, 510, 525, 552, 556, 573, 578, 603, 633, 646, 648, 670, 670, 684, 729], "yaxis": "y"}, {"customdata": {"elided": "44x3 mixed values"}, "hoverlabel": {"namelength": 0}, "hovertemplate": "<b>%{hovertext}</b><br><br>Fylke=Viken<br>Dager siden antall smittede passerte 5=%{x}<br>Totalt registrerte smittede=%{customdata[2]}<br>RHF=%{customdata[0]}<br>Dato=%{customdata[1]}", "hovertext": ["Viken", "Viken", "Viken", "Viken", "Viken", "Viken", "Viken", "Viken", "Viken", "Viken", "Viken", "Viken", "Viken", "Viken", "Viken", "Viken", "Viken", "Viken", "Viken", "Viken", "Viken", "Viken", "Viken", "Viken", "Viken", "Viken", "Viken", "Viken", "Viken", "Viken", "Viken", "Viken", "Viken", "Viken", "Viken", "Viken", "Viken", "Viken", "Viken", "Viken", "Viken", "Viken", "Viken", "Viken"], "legendgroup": "Viken", "marker": {"color": "#636efa", "symbol": "circle"}, "mode": "markers+lines", "name": "Viken", "showlegend": true, "type": "scatter", "x": [0, 1, 2, 3, 4, 5, 6, 7, 8, 9, 10, 11, 12, 13, 14, 15, 16, 17, 18, 19, 20, 21, 22, 23, 24, 25, 26, 27, 28, 29, 30, 31, 32, 33, 34, 35, 36, 37, 38, 39, 40, 41, 42, 43], "xaxis": "x", "y": [8, 19, 23, 26, 38, 41, 52, 86, 124, 154, 180, 231, 278, 314, 358, 410, 445, 529, 583, 615, 674, 748, 834, 896, 1007, 1048, 1107, 1118, 1180, 1225, 1306, 1416, 1524, 1576, 1608, 1647, 1677, 1712, 1723, 1747, 1771, 1793, 1810, 1836], "yaxis": "y"}, {"hoverinfo": "name", "line": {"color": "rgba(192,192,192,0.7)", "width": 1}, "mode": "lines", "name": "R<sub>t</sub>=1,3", "showlegend": false, "type": "scatter", "x": [0, 1, 2, 3, 4, 5, 6, 7, 8, 9, 10, 11, 12, 13, 14, 15, 16, 17, 18, 19, 20, 21, 22, 23, 24, 25, 26, 27, 28, 29, 30, 31, 32, 33, 34, 35, 36, 37, 38, 39, 40, 41, 42, 43, 44, 45, 46, 47, 48, 49], "y": [7, 7.228, 7.464, 7.707, 7.959, 8.218, 8.486, 8.763, 9.049, 9.344, 9.648, 9.963, 10.29, 10.62, 10.97, 11.33, 11.7, 12.08, 12.47, 12.88, 13.3, 13.73, 14.18, 14.64, 15.12, 15.61, 16.12, 16.65, 17.19, 17.75, 18.33, 18.93, 19.55, 20.18, 20.84, 21.52, 22.22, 22.95, 23.7, 24.47, 25.27, 26.09, 26.94, 27.82, 28.73, 29.66, 30.63, 31.63, 32.66, 33.72]}, {"hoverinfo": "name", "line": {"color": "rgba(192,192,192,0.7)", "width": 1}, "mode": "lines", "name": "R<sub>t</sub>=2,4", "showlegend": false, "type": "scatter", "x": [0, 1, 2, 3, 4, 5, 6, 7, 8, 9, 10, 11, 12, 13, 14, 15, 16, 17, 18, 19, 20, 21, 22, 23, 24, 25, 26, 27, 28, 29, 30, 31, 32, 33, 34, 35, 36, 37, 38, 39, 40, 41, 42, 43, 44, 45, 46, 47, 48, 49], "y": [7, 8.065, 9.293, 10.71, 12.34, 14.21, 16.38, 18.87, 21.74, 25.05, 28.86, 33.25, 38.31, 44.14, 50.86, 58.6, 67.51, 77.79, 89.62, 103.3, 119.0, 137.1, 157.9, 182.0, 209.7, 241.6, 278.3, 320.7, 369.5, 425.7, 490.5, 565.1, 651.1, 750.2, 864.4, 995.9, 1147.0, 1322.0, 1523.0, 1755.0, 2022.0, 2330.0, 2684.0, 3093.0, 3564.0, 4106.0, 4731.0, 5451.0, 6280.0, 7236.0]}, {"hoverinfo": "name", "line": {"color": "rgba(192,192,192,0.7)", "width": 1}, "mode": "lines", "name": "R<sub>t</sub>=3,3", "showlegend": false, "type": "scatter", "x": [0, 1, 2, 3, 4, 5, 6, 7, 8, 9, 10, 11, 12, 13, 14, 15, 16, 17, 18, 19, 20, 21, 22, 23, 24, 25, 26, 27, 28, 29, 30, 31, 32, 33, 34, 35, 36, 37, 38, 39, 40, 41, 42, 43, 44, 45, 46, 47, 48, 49], "y": [7, 8.75, 10.94, 13.67, 17.09, 21.36, 26.7, 33.38, 41.72, 52.15, 65.19, 81.49, 101.9, 127.3, 159.2, 199.0, 248.7, 310.9, 388.6, 485.7, 607.2, 758.9, 948.7, 1186.0, 1482.0, 1853.0, 2316.0, 2895.0, 3619.0, 4524.0, 5655.0, 7068.0, 8835.0, 11040.0, 13810.0, 17260.0, 21570.0, 26960.0, 33700.0, 42130.0]}], "layout": {"annotations": [{"align": "left", "showarrow": false, "text": "y-akse:", "x": 1.05, "xanchor": "left", "xref": "paper", "y": 0.37, "yanchor": "top", "yref": "paper"}], "autosize": true, "height": 600, "legend": {"title": {"text": "Fylke"}, "tracegroupgap": 0}, "margin": {"b": 0, "l": 100, "r": 100, "t": 150}, "paper_bgcolor": "rgba(0, 0, 0, 0)", "title": {"text": "<b>Antall smittet med COVID-19 per fylke</b><br>For å sammenligne starter fylkene dagen de passerte 5 smittede<br>Vekstlinjene (grå) forutsetter generasjonstid på 9,2 dager.<br>Datakilde: FHI. Oppdatert 16.04.2020"}, "updatemenus": [{"active": 0, "buttons": [{"args": [{"visible": [true]}, {"yaxis": {"nticks": 4, "title": "Totalt registrerte smittede (log)", "type": "log"}}], "label": "Logaritmisk", "method": "update"}, {"args": [{"visible": [true]}, {"yaxis": {"range": [0, 2000], "title": "Totalt registrerte smittede", "type": "linear"}}], "label": "Lineær", "method": "update"}], "showactive": true, "type": "buttons", "x": 1.05, "xanchor": "left", "y": 0.3, "yanchor": "top"}], "xaxis": {"anchor": "y", "domain": [0, 1], "range": [0, 50], "title": {"text": "Dager siden antall smittede passerte 5"}}, "yaxis": {"anchor": "x", "domain": [0, 1], "nticks": 4, "range": [0.4771, 3.996], "title": {"text": "Totalt registrerte smittede"}, "type": "log"}}}
